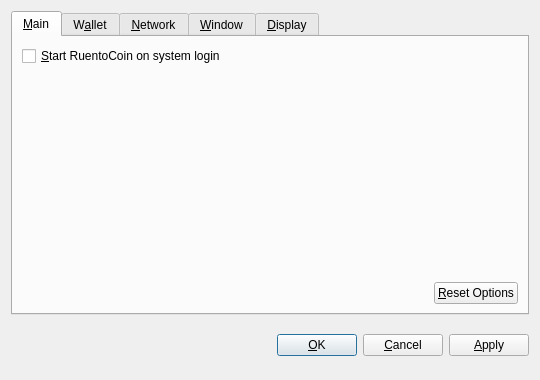
<?xml version="1.0" encoding="UTF-8"?>
<ui version="4.0">
 <class>OptionsDialog</class>
 <widget class="QDialog" name="OptionsDialog">
  <property name="geometry">
   <rect>
    <x>0</x>
    <y>0</y>
    <width>540</width>
    <height>380</height>
   </rect>
  </property>
  <property name="windowTitle">
   <string>Options</string>
  </property>
  <property name="modal">
   <bool>true</bool>
  </property>
  <layout class="QVBoxLayout" name="verticalLayout">
   <item>
    <widget class="QTabWidget" name="tabWidget">
     <property name="tabPosition">
      <enum>QTabWidget::North</enum>
     </property>
     <property name="currentIndex">
      <number>0</number>
     </property>
     <widget class="QWidget" name="tabMain">
      <attribute name="title">
       <string>&amp;Main</string>
      </attribute>
      <layout class="QVBoxLayout" name="verticalLayout_Main">
       <item>
        <widget class="QCheckBox" name="bitcoinAtStartup">
         <property name="toolTip">
          <string>Automatically start RuentoCoin after logging in to the system.</string>
         </property>
         <property name="text">
          <string>&amp;Start RuentoCoin on system login</string>
         </property>
        </widget>
       </item>
       <item>
        <spacer name="verticalSpacer_Main">
         <property name="orientation">
          <enum>Qt::Vertical</enum>
         </property>
         <property name="sizeHint" stdset="0">
          <size>
           <width>20</width>
           <height>40</height>
          </size>
         </property>
        </spacer>
       </item>
       <item>
        <layout class="QHBoxLayout" name="horizontalLayout_2_Main">
         <item>
          <spacer name="horizontalSpacer_2_Main">
           <property name="orientation">
            <enum>Qt::Horizontal</enum>
           </property>
           <property name="sizeHint" stdset="0">
            <size>
             <width>40</width>
             <height>20</height>
            </size>
           </property>
          </spacer>
         </item>
         <item>
          <widget class="QPushButton" name="resetButton">
           <property name="toolTip">
            <string>Reset all client options to default.</string>
           </property>
           <property name="text">
            <string>&amp;Reset Options</string>
           </property>
           <property name="autoDefault">
            <bool>false</bool>
           </property>
          </widget>
         </item>
        </layout>
       </item>
      </layout>
     </widget>
     <widget class="QWidget" name="tabWallet">
      <attribute name="title">
       <string>W&amp;allet</string>
      </attribute>
      <layout class="QVBoxLayout" name="verticalLayout_Network">
       <item>
        <widget class="QLabel" name="transactionFeeInfoLabel">
         <property name="text">
          <string>Optional transaction fee per kB that helps make sure your transactions are processed quickly. Most transactions are 1 kB.</string>
         </property>
         <property name="textFormat">
          <enum>Qt::PlainText</enum>
         </property>
         <property name="wordWrap">
          <bool>true</bool>
         </property>
        </widget>
       </item>
       <item>
        <layout class="QHBoxLayout" name="horizontalLayout_1_Main">
         <item>
          <widget class="QLabel" name="transactionFeeLabel">
           <property name="text">
            <string>Pay transaction &amp;fee</string>
           </property>
           <property name="textFormat">
            <enum>Qt::PlainText</enum>
           </property>
           <property name="buddy">
            <cstring>transactionFee</cstring>
           </property>
          </widget>
         </item>
         <item>
          <widget class="BitcoinAmountField" name="transactionFee"/>
         </item>
         <item>
          <spacer name="horizontalSpacer_1_Main">
           <property name="orientation">
            <enum>Qt::Horizontal</enum>
           </property>
           <property name="sizeHint" stdset="0">
            <size>
             <width>40</width>
             <height>20</height>
            </size>
           </property>
          </spacer>
         </item>
        </layout>
       </item>
       <item>
        <widget class="QLabel" name="label">
         <property name="text">
          <string>If you disable the spending of unconfirmed change, the change from a transaction cannot be used until that transaction has at least one confirmation. This also affects how your balance is computed.</string>
         </property>
         <property name="wordWrap">
          <bool>true</bool>
         </property>
        </widget>
       </item>
       <item>
        <widget class="QCheckBox" name="spendZeroConfChange">
         <property name="text">
          <string>Spend unconfirmed change  (experts only)</string>
         </property>
        </widget>
       </item>
       <item>
        <spacer name="verticalSpacer">
         <property name="orientation">
          <enum>Qt::Vertical</enum>
         </property>
         <property name="sizeHint" stdset="0">
          <size>
           <width>20</width>
           <height>40</height>
          </size>
         </property>
        </spacer>
       </item>
      </layout>
     </widget>
     <widget class="QWidget" name="tabNetwork">
      <attribute name="title">
       <string>&amp;Network</string>
      </attribute>
      <layout class="QVBoxLayout" name="verticalLayout_Network">
       <item>
        <widget class="QCheckBox" name="mapPortUpnp">
         <property name="toolTip">
          <string>Automatically open the RuentoCoin client port on the router. This only works when your router supports UPnP and it is enabled.</string>
         </property>
         <property name="text">
          <string>Map port using &amp;UPnP</string>
         </property>
        </widget>
       </item>
       <item>
        <widget class="QCheckBox" name="connectSocks">
         <property name="toolTip">
          <string>Connect to the RuentoCoin network through a SOCKS proxy (e.g. when connecting through Tor).</string>
         </property>
         <property name="text">
          <string>&amp;Connect through SOCKS proxy:</string>
         </property>
        </widget>
       </item>
       <item>
        <layout class="QHBoxLayout" name="horizontalLayout_Network">
         <item>
          <widget class="QLabel" name="proxyIpLabel">
           <property name="text">
            <string>Proxy &amp;IP:</string>
           </property>
           <property name="textFormat">
            <enum>Qt::PlainText</enum>
           </property>
           <property name="buddy">
            <cstring>proxyIp</cstring>
           </property>
          </widget>
         </item>
         <item>
          <widget class="QValidatedLineEdit" name="proxyIp">
           <property name="maximumSize">
            <size>
             <width>140</width>
             <height>16777215</height>
            </size>
           </property>
           <property name="toolTip">
            <string>IP address of the proxy (e.g. 127.0.0.1)</string>
           </property>
          </widget>
         </item>
         <item>
          <widget class="QLabel" name="proxyPortLabel">
           <property name="text">
            <string>&amp;Port:</string>
           </property>
           <property name="textFormat">
            <enum>Qt::PlainText</enum>
           </property>
           <property name="buddy">
            <cstring>proxyPort</cstring>
           </property>
          </widget>
         </item>
         <item>
          <widget class="QLineEdit" name="proxyPort">
           <property name="maximumSize">
            <size>
             <width>55</width>
             <height>16777215</height>
            </size>
           </property>
           <property name="toolTip">
            <string>Port of the proxy (e.g. 9050)</string>
           </property>
          </widget>
         </item>
         <item>
          <widget class="QLabel" name="socksVersionLabel">
           <property name="text">
            <string>SOCKS &amp;Version:</string>
           </property>
           <property name="textFormat">
            <enum>Qt::PlainText</enum>
           </property>
           <property name="buddy">
            <cstring>socksVersion</cstring>
           </property>
          </widget>
         </item>
         <item>
          <widget class="QValueComboBox" name="socksVersion">
           <property name="toolTip">
            <string>SOCKS version of the proxy (e.g. 5)</string>
           </property>
          </widget>
         </item>
         <item>
          <spacer name="horizontalSpacer_Network">
           <property name="orientation">
            <enum>Qt::Horizontal</enum>
           </property>
           <property name="sizeHint" stdset="0">
            <size>
             <width>40</width>
             <height>20</height>
            </size>
           </property>
          </spacer>
         </item>
        </layout>
       </item>
       <item>
        <spacer name="verticalSpacer_Network">
         <property name="orientation">
          <enum>Qt::Vertical</enum>
         </property>
         <property name="sizeHint" stdset="0">
          <size>
           <width>20</width>
           <height>40</height>
          </size>
         </property>
        </spacer>
       </item>
      </layout>
     </widget>
     <widget class="QWidget" name="tabWindow">
      <attribute name="title">
       <string>&amp;Window</string>
      </attribute>
      <layout class="QVBoxLayout" name="verticalLayout_Window">
       <item>
        <widget class="QCheckBox" name="minimizeToTray">
         <property name="toolTip">
          <string>Show only a tray icon after minimizing the window.</string>
         </property>
         <property name="text">
          <string>&amp;Minimize to the tray instead of the taskbar</string>
         </property>
        </widget>
       </item>
       <item>
        <widget class="QCheckBox" name="minimizeOnClose">
         <property name="toolTip">
          <string>Minimize instead of exit the application when the window is closed. When this option is enabled, the application will be closed only after selecting Quit in the menu.</string>
         </property>
         <property name="text">
          <string>M&amp;inimize on close</string>
         </property>
        </widget>
       </item>
       <item>
        <spacer name="verticalSpacer_Window">
         <property name="orientation">
          <enum>Qt::Vertical</enum>
         </property>
         <property name="sizeHint" stdset="0">
          <size>
           <width>20</width>
           <height>40</height>
          </size>
         </property>
        </spacer>
       </item>
      </layout>
     </widget>
     <widget class="QWidget" name="tabDisplay">
      <attribute name="title">
       <string>&amp;Display</string>
      </attribute>
      <layout class="QVBoxLayout" name="verticalLayout_Display">
       <item>
        <layout class="QHBoxLayout" name="horizontalLayout_1_Display">
         <item>
          <widget class="QLabel" name="langLabel">
           <property name="text">
            <string>User Interface &amp;language:</string>
           </property>
           <property name="textFormat">
            <enum>Qt::PlainText</enum>
           </property>
           <property name="buddy">
            <cstring>lang</cstring>
           </property>
          </widget>
         </item>
         <item>
          <widget class="QValueComboBox" name="lang">
           <property name="toolTip">
            <string>The user interface language can be set here. This setting will take effect after restarting RuentoCoin.</string>
           </property>
          </widget>
         </item>
        </layout>
       </item>
       <item>
        <layout class="QHBoxLayout" name="horizontalLayout_2_Display">
         <item>
          <widget class="QLabel" name="unitLabel">
           <property name="text">
            <string>&amp;Unit to show amounts in:</string>
           </property>
           <property name="textFormat">
            <enum>Qt::PlainText</enum>
           </property>
           <property name="buddy">
            <cstring>unit</cstring>
           </property>
          </widget>
         </item>
         <item>
          <widget class="QValueComboBox" name="unit">
           <property name="toolTip">
            <string>Choose the default subdivision unit to show in the interface and when sending coins.</string>
           </property>
          </widget>
         </item>
        </layout>
       </item>
       <item>
        <widget class="QCheckBox" name="displayAddresses">
         <property name="toolTip">
          <string>Whether to show RuentoCoin addresses in the transaction list or not.</string>
         </property>
         <property name="text">
          <string>&amp;Display addresses in transaction list</string>
         </property>
        </widget>
       </item>
       <item>
        <widget class="QCheckBox" name="coinControlFeatures">
         <property name="toolTip">
          <string>Whether to show coin control features or not.</string>
         </property>
         <property name="text">
          <string>Display coin &amp;control features (experts only!)</string>
         </property>
        </widget>
       </item>
       <item>
        <spacer name="verticalSpacer_Display">
         <property name="orientation">
          <enum>Qt::Vertical</enum>
         </property>
         <property name="sizeHint" stdset="0">
          <size>
           <width>20</width>
           <height>40</height>
          </size>
         </property>
        </spacer>
       </item>
      </layout>
     </widget>
    </widget>
   </item>
   <item>
    <layout class="QHBoxLayout" name="horizontalLayout_Buttons">
     <item>
      <spacer name="horizontalSpacer_1">
       <property name="orientation">
        <enum>Qt::Horizontal</enum>
       </property>
       <property name="sizeHint" stdset="0">
        <size>
         <width>40</width>
         <height>48</height>
        </size>
       </property>
      </spacer>
     </item>
     <item>
      <widget class="QLabel" name="statusLabel">
       <property name="font">
        <font>
         <weight>75</weight>
         <bold>true</bold>
        </font>
       </property>
       <property name="text">
        <string/>
       </property>
       <property name="textFormat">
        <enum>Qt::PlainText</enum>
       </property>
       <property name="wordWrap">
        <bool>true</bool>
       </property>
      </widget>
     </item>
     <item>
      <spacer name="horizontalSpacer_2">
       <property name="orientation">
        <enum>Qt::Horizontal</enum>
       </property>
       <property name="sizeHint" stdset="0">
        <size>
         <width>40</width>
         <height>48</height>
        </size>
       </property>
      </spacer>
     </item>
     <item>
      <widget class="QPushButton" name="okButton">
       <property name="text">
        <string>&amp;OK</string>
       </property>
      </widget>
     </item>
     <item>
      <widget class="QPushButton" name="cancelButton">
       <property name="text">
        <string>&amp;Cancel</string>
       </property>
       <property name="autoDefault">
        <bool>false</bool>
       </property>
      </widget>
     </item>
     <item>
      <widget class="QPushButton" name="applyButton">
       <property name="text">
        <string>&amp;Apply</string>
       </property>
       <property name="autoDefault">
        <bool>false</bool>
       </property>
      </widget>
     </item>
    </layout>
   </item>
  </layout>
 </widget>
 <customwidgets>
  <customwidget>
   <class>BitcoinAmountField</class>
   <extends>QSpinBox</extends>
   <header>bitcoinamountfield.h</header>
  </customwidget>
  <customwidget>
   <class>QValueComboBox</class>
   <extends>QComboBox</extends>
   <header>qvaluecombobox.h</header>
  </customwidget>
  <customwidget>
   <class>QValidatedLineEdit</class>
   <extends>QLineEdit</extends>
   <header>qvalidatedlineedit.h</header>
  </customwidget>
 </customwidgets>
 <resources/>
 <connections/>
</ui>
